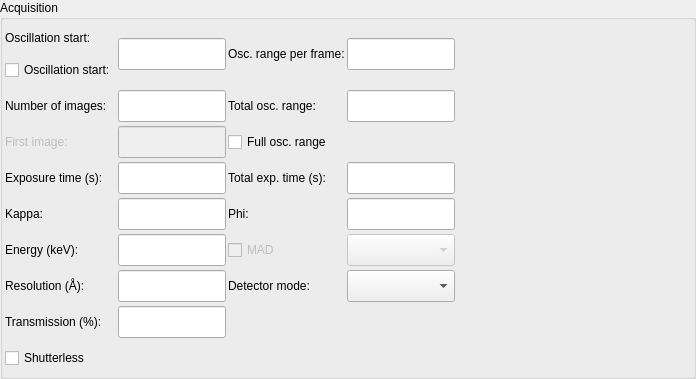
<?xml version="1.0" encoding="UTF-8"?>
<ui version="4.0">
 <class>AcquisitionWidgetVerticalLayout</class>
 <widget class="QWidget" name="AcquisitionWidgetVerticalLayout">
  <property name="geometry">
   <rect>
    <x>0</x>
    <y>0</y>
    <width>696</width>
    <height>344</height>
   </rect>
  </property>
  <property name="sizePolicy">
   <sizepolicy hsizetype="Preferred" vsizetype="Preferred">
    <horstretch>0</horstretch>
    <verstretch>0</verstretch>
   </sizepolicy>
  </property>
  <property name="maximumSize">
   <size>
    <width>32767</width>
    <height>32767</height>
   </size>
  </property>
  <property name="windowTitle">
   <string>Acquisition widget</string>
  </property>
  <layout class="QGridLayout" name="gridLayout">
   <property name="margin">
    <number>0</number>
   </property>
   <item row="0" column="0">
    <widget class="QGroupBox" name="acq_gbox">
     <property name="sizePolicy">
      <sizepolicy hsizetype="Preferred" vsizetype="Fixed">
       <horstretch>0</horstretch>
       <verstretch>0</verstretch>
      </sizepolicy>
     </property>
     <property name="maximumSize">
      <size>
       <width>32767</width>
       <height>32767</height>
      </size>
     </property>
     <property name="title">
      <string>Acquisition</string>
     </property>
     <layout class="QGridLayout" name="gridLayout_2">
      <property name="margin">
       <number>2</number>
      </property>
      <property name="spacing">
       <number>2</number>
      </property>
      <item row="0" column="0">
       <layout class="QGridLayout" name="gridLayout_3">
        <property name="horizontalSpacing">
         <number>2</number>
        </property>
        <property name="verticalSpacing">
         <number>4</number>
        </property>
        <property name="leftMargin">
         <number>0</number>
        </property>
        <property name="topMargin">
         <number>0</number>
        </property>
        <item row="2" column="0">
         <widget class="QLabel" name="first_image_label">
          <property name="enabled">
           <bool>false</bool>
          </property>
          <property name="minimumSize">
           <size>
            <width>0</width>
            <height>32</height>
           </size>
          </property>
          <property name="maximumSize">
           <size>
            <width>16777215</width>
            <height>32</height>
           </size>
          </property>
          <property name="text">
           <string>First image:</string>
          </property>
          <property name="wordWrap">
           <bool>false</bool>
          </property>
         </widget>
        </item>
        <item row="0" column="1">
         <widget class="QLineEdit" name="osc_start_ledit">
          <property name="enabled">
           <bool>true</bool>
          </property>
          <property name="minimumSize">
           <size>
            <width>50</width>
            <height>32</height>
           </size>
          </property>
          <property name="maximumSize">
           <size>
            <width>150</width>
            <height>32</height>
           </size>
          </property>
         </widget>
        </item>
        <item row="1" column="3">
         <widget class="QLabel" name="osc_total_range_label">
          <property name="minimumSize">
           <size>
            <width>0</width>
            <height>32</height>
           </size>
          </property>
          <property name="maximumSize">
           <size>
            <width>1500</width>
            <height>32</height>
           </size>
          </property>
          <property name="text">
           <string>Total osc. range:</string>
          </property>
         </widget>
        </item>
        <item row="1" column="1">
         <widget class="QLineEdit" name="num_images_ledit">
          <property name="minimumSize">
           <size>
            <width>50</width>
            <height>32</height>
           </size>
          </property>
          <property name="maximumSize">
           <size>
            <width>150</width>
            <height>32</height>
           </size>
          </property>
         </widget>
        </item>
        <item row="4" column="1">
         <widget class="QLineEdit" name="kappa_ledit">
          <property name="minimumSize">
           <size>
            <width>50</width>
            <height>32</height>
           </size>
          </property>
          <property name="maximumSize">
           <size>
            <width>150</width>
            <height>32</height>
           </size>
          </property>
         </widget>
        </item>
        <item row="5" column="0">
         <widget class="QLabel" name="energy_label">
          <property name="minimumSize">
           <size>
            <width>0</width>
            <height>32</height>
           </size>
          </property>
          <property name="maximumSize">
           <size>
            <width>16777215</width>
            <height>32</height>
           </size>
          </property>
          <property name="text">
           <string>Energy (keV):</string>
          </property>
          <property name="wordWrap">
           <bool>false</bool>
          </property>
         </widget>
        </item>
        <item row="7" column="0">
         <widget class="QLabel" name="transmission_label">
          <property name="sizePolicy">
           <sizepolicy hsizetype="Preferred" vsizetype="Preferred">
            <horstretch>0</horstretch>
            <verstretch>0</verstretch>
           </sizepolicy>
          </property>
          <property name="minimumSize">
           <size>
            <width>0</width>
            <height>32</height>
           </size>
          </property>
          <property name="maximumSize">
           <size>
            <width>16777215</width>
            <height>32</height>
           </size>
          </property>
          <property name="text">
           <string>Transmission (%):</string>
          </property>
          <property name="wordWrap">
           <bool>false</bool>
          </property>
         </widget>
        </item>
        <item row="5" column="1">
         <widget class="QLineEdit" name="energy_ledit">
          <property name="minimumSize">
           <size>
            <width>50</width>
            <height>32</height>
           </size>
          </property>
          <property name="maximumSize">
           <size>
            <width>150</width>
            <height>32</height>
           </size>
          </property>
         </widget>
        </item>
        <item row="3" column="0">
         <widget class="QLabel" name="exp_time_label">
          <property name="minimumSize">
           <size>
            <width>0</width>
            <height>32</height>
           </size>
          </property>
          <property name="maximumSize">
           <size>
            <width>16777215</width>
            <height>32</height>
           </size>
          </property>
          <property name="text">
           <string>Exposure time (s):</string>
          </property>
          <property name="wordWrap">
           <bool>false</bool>
          </property>
         </widget>
        </item>
        <item row="1" column="0">
         <widget class="QLabel" name="num_images_label">
          <property name="minimumSize">
           <size>
            <width>0</width>
            <height>32</height>
           </size>
          </property>
          <property name="maximumSize">
           <size>
            <width>16777215</width>
            <height>32</height>
           </size>
          </property>
          <property name="acceptDrops">
           <bool>true</bool>
          </property>
          <property name="text">
           <string>Number of images:</string>
          </property>
          <property name="wordWrap">
           <bool>false</bool>
          </property>
         </widget>
        </item>
        <item row="0" column="4">
         <widget class="QLineEdit" name="osc_range_ledit">
          <property name="minimumSize">
           <size>
            <width>50</width>
            <height>32</height>
           </size>
          </property>
          <property name="maximumSize">
           <size>
            <width>150</width>
            <height>32</height>
           </size>
          </property>
         </widget>
        </item>
        <item row="1" column="4">
         <widget class="QLineEdit" name="osc_total_range_ledit">
          <property name="sizePolicy">
           <sizepolicy hsizetype="Fixed" vsizetype="Fixed">
            <horstretch>0</horstretch>
            <verstretch>0</verstretch>
           </sizepolicy>
          </property>
          <property name="minimumSize">
           <size>
            <width>50</width>
            <height>32</height>
           </size>
          </property>
          <property name="maximumSize">
           <size>
            <width>150</width>
            <height>32</height>
           </size>
          </property>
         </widget>
        </item>
        <item row="4" column="4">
         <widget class="QLineEdit" name="kappa_phi_ledit">
          <property name="minimumSize">
           <size>
            <width>50</width>
            <height>32</height>
           </size>
          </property>
          <property name="maximumSize">
           <size>
            <width>150</width>
            <height>32</height>
           </size>
          </property>
         </widget>
        </item>
        <item row="4" column="3">
         <widget class="QLabel" name="kappa_phi_label">
          <property name="minimumSize">
           <size>
            <width>0</width>
            <height>32</height>
           </size>
          </property>
          <property name="maximumSize">
           <size>
            <width>1000</width>
            <height>32</height>
           </size>
          </property>
          <property name="text">
           <string>Phi:</string>
          </property>
          <property name="wordWrap">
           <bool>false</bool>
          </property>
         </widget>
        </item>
        <item row="5" column="3">
         <widget class="QCheckBox" name="mad_cbox">
          <property name="enabled">
           <bool>false</bool>
          </property>
          <property name="minimumSize">
           <size>
            <width>0</width>
            <height>32</height>
           </size>
          </property>
          <property name="maximumSize">
           <size>
            <width>150</width>
            <height>32</height>
           </size>
          </property>
          <property name="toolTip">
           <string>Check to use energies from energy scan</string>
          </property>
          <property name="text">
           <string>MAD</string>
          </property>
         </widget>
        </item>
        <item row="5" column="4">
         <widget class="QComboBox" name="energies_combo">
          <property name="enabled">
           <bool>false</bool>
          </property>
          <property name="minimumSize">
           <size>
            <width>50</width>
            <height>32</height>
           </size>
          </property>
          <property name="maximumSize">
           <size>
            <width>150</width>
            <height>32</height>
           </size>
          </property>
          <property name="toolTip">
           <string>Check to use energies from energy scan</string>
          </property>
         </widget>
        </item>
        <item row="2" column="3">
         <widget class="QCheckBox" name="max_osc_range_cbx">
          <property name="text">
           <string>Full osc. range</string>
          </property>
         </widget>
        </item>
        <item row="3" column="1">
         <widget class="QLineEdit" name="exp_time_ledit">
          <property name="minimumSize">
           <size>
            <width>50</width>
            <height>32</height>
           </size>
          </property>
          <property name="maximumSize">
           <size>
            <width>150</width>
            <height>32</height>
           </size>
          </property>
         </widget>
        </item>
        <item row="4" column="0">
         <widget class="QLabel" name="kappa_label">
          <property name="minimumSize">
           <size>
            <width>0</width>
            <height>32</height>
           </size>
          </property>
          <property name="maximumSize">
           <size>
            <width>16777215</width>
            <height>32</height>
           </size>
          </property>
          <property name="text">
           <string>Kappa:</string>
          </property>
          <property name="wordWrap">
           <bool>false</bool>
          </property>
         </widget>
        </item>
        <item row="6" column="1">
         <widget class="QLineEdit" name="resolution_ledit">
          <property name="minimumSize">
           <size>
            <width>50</width>
            <height>32</height>
           </size>
          </property>
          <property name="maximumSize">
           <size>
            <width>150</width>
            <height>32</height>
           </size>
          </property>
         </widget>
        </item>
        <item row="7" column="1">
         <widget class="QLineEdit" name="transmission_ledit">
          <property name="minimumSize">
           <size>
            <width>50</width>
            <height>32</height>
           </size>
          </property>
          <property name="maximumSize">
           <size>
            <width>150</width>
            <height>32</height>
           </size>
          </property>
         </widget>
        </item>
        <item row="0" column="3">
         <widget class="QLabel" name="osc_range_label">
          <property name="minimumSize">
           <size>
            <width>0</width>
            <height>32</height>
           </size>
          </property>
          <property name="maximumSize">
           <size>
            <width>1500</width>
            <height>32</height>
           </size>
          </property>
          <property name="text">
           <string>Osc. range per frame:</string>
          </property>
          <property name="wordWrap">
           <bool>false</bool>
          </property>
         </widget>
        </item>
        <item row="8" column="0">
         <widget class="QCheckBox" name="shutterless_cbx">
          <property name="minimumSize">
           <size>
            <width>0</width>
            <height>32</height>
           </size>
          </property>
          <property name="maximumSize">
           <size>
            <width>16777215</width>
            <height>32</height>
           </size>
          </property>
          <property name="text">
           <string>Shutterless</string>
          </property>
         </widget>
        </item>
        <item row="6" column="0">
         <widget class="QLabel" name="resolution_label">
          <property name="minimumSize">
           <size>
            <width>0</width>
            <height>32</height>
           </size>
          </property>
          <property name="maximumSize">
           <size>
            <width>16777215</width>
            <height>32</height>
           </size>
          </property>
          <property name="text">
           <string>Resolution (Å):</string>
          </property>
          <property name="wordWrap">
           <bool>false</bool>
          </property>
         </widget>
        </item>
        <item row="2" column="1">
         <widget class="QLineEdit" name="first_image_ledit">
          <property name="enabled">
           <bool>false</bool>
          </property>
          <property name="sizePolicy">
           <sizepolicy hsizetype="Expanding" vsizetype="Preferred">
            <horstretch>0</horstretch>
            <verstretch>0</verstretch>
           </sizepolicy>
          </property>
          <property name="minimumSize">
           <size>
            <width>50</width>
            <height>32</height>
           </size>
          </property>
          <property name="maximumSize">
           <size>
            <width>150</width>
            <height>32</height>
           </size>
          </property>
         </widget>
        </item>
        <item row="0" column="0">
         <layout class="QVBoxLayout" name="verticalLayout">
          <property name="spacing">
           <number>0</number>
          </property>
          <property name="leftMargin">
           <number>0</number>
          </property>
          <property name="topMargin">
           <number>0</number>
          </property>
          <item>
           <widget class="QLabel" name="osc_start_label">
            <property name="minimumSize">
             <size>
              <width>0</width>
              <height>32</height>
             </size>
            </property>
            <property name="maximumSize">
             <size>
              <width>16777215</width>
              <height>32</height>
             </size>
            </property>
            <property name="text">
             <string>Oscillation start:</string>
            </property>
           </widget>
          </item>
          <item>
           <widget class="QCheckBox" name="osc_start_cbox">
            <property name="sizePolicy">
             <sizepolicy hsizetype="Preferred" vsizetype="Preferred">
              <horstretch>0</horstretch>
              <verstretch>0</verstretch>
             </sizepolicy>
            </property>
            <property name="minimumSize">
             <size>
              <width>0</width>
              <height>32</height>
             </size>
            </property>
            <property name="maximumSize">
             <size>
              <width>130</width>
              <height>32</height>
             </size>
            </property>
            <property name="text">
             <string>Oscillation start:</string>
            </property>
           </widget>
          </item>
         </layout>
        </item>
        <item row="6" column="3">
         <widget class="QLabel" name="detector_roi_mode_label">
          <property name="enabled">
           <bool>true</bool>
          </property>
          <property name="sizePolicy">
           <sizepolicy hsizetype="Fixed" vsizetype="Preferred">
            <horstretch>0</horstretch>
            <verstretch>0</verstretch>
           </sizepolicy>
          </property>
          <property name="minimumSize">
           <size>
            <width>0</width>
            <height>32</height>
           </size>
          </property>
          <property name="maximumSize">
           <size>
            <width>1500</width>
            <height>32</height>
           </size>
          </property>
          <property name="text">
           <string>Detector mode:</string>
          </property>
          <property name="wordWrap">
           <bool>false</bool>
          </property>
         </widget>
        </item>
        <item row="6" column="4">
         <widget class="QComboBox" name="detector_roi_mode_combo">
          <property name="enabled">
           <bool>true</bool>
          </property>
          <property name="minimumSize">
           <size>
            <width>50</width>
            <height>32</height>
           </size>
          </property>
          <property name="maximumSize">
           <size>
            <width>150</width>
            <height>32</height>
           </size>
          </property>
          <property name="toolTip">
           <string>Select necesaary detector mode</string>
          </property>
         </widget>
        </item>
        <item row="3" column="3">
         <widget class="QLabel" name="total_exp_time_label">
          <property name="text">
           <string>Total exp. time (s):</string>
          </property>
         </widget>
        </item>
        <item row="3" column="4">
         <widget class="QLineEdit" name="exp_time_total_ledit">
          <property name="minimumSize">
           <size>
            <width>50</width>
            <height>32</height>
           </size>
          </property>
          <property name="maximumSize">
           <size>
            <width>150</width>
            <height>32</height>
           </size>
          </property>
         </widget>
        </item>
       </layout>
      </item>
      <item row="0" column="1">
       <spacer name="horizontalSpacer">
        <property name="orientation">
         <enum>Qt::Horizontal</enum>
        </property>
        <property name="sizeHint" stdset="0">
         <size>
          <width>40</width>
          <height>20</height>
         </size>
        </property>
       </spacer>
      </item>
     </layout>
    </widget>
   </item>
  </layout>
 </widget>
 <layoutdefault spacing="6" margin="11"/>
 <pixmapfunction>qPixmapFromMimeSource</pixmapfunction>
 <resources/>
 <connections>
  <connection>
   <sender>max_osc_range_cbx</sender>
   <signal>toggled(bool)</signal>
   <receiver>osc_total_range_label</receiver>
   <slot>setDisabled(bool)</slot>
   <hints>
    <hint type="sourcelabel">
     <x>296</x>
     <y>122</y>
    </hint>
    <hint type="destinationlabel">
     <x>318</x>
     <y>90</y>
    </hint>
   </hints>
  </connection>
  <connection>
   <sender>max_osc_range_cbx</sender>
   <signal>toggled(bool)</signal>
   <receiver>osc_total_range_ledit</receiver>
   <slot>setDisabled(bool)</slot>
   <hints>
    <hint type="sourcelabel">
     <x>358</x>
     <y>118</y>
    </hint>
    <hint type="destinationlabel">
     <x>404</x>
     <y>92</y>
    </hint>
   </hints>
  </connection>
  <connection>
   <sender>max_osc_range_cbx</sender>
   <signal>toggled(bool)</signal>
   <receiver>osc_start_label</receiver>
   <slot>setDisabled(bool)</slot>
   <hints>
    <hint type="sourcelabel">
     <x>275</x>
     <y>121</y>
    </hint>
    <hint type="destinationlabel">
     <x>79</x>
     <y>36</y>
    </hint>
   </hints>
  </connection>
  <connection>
   <sender>max_osc_range_cbx</sender>
   <signal>toggled(bool)</signal>
   <receiver>osc_start_ledit</receiver>
   <slot>setDisabled(bool)</slot>
   <hints>
    <hint type="sourcelabel">
     <x>340</x>
     <y>118</y>
    </hint>
    <hint type="destinationlabel">
     <x>183</x>
     <y>47</y>
    </hint>
   </hints>
  </connection>
  <connection>
   <sender>max_osc_range_cbx</sender>
   <signal>toggled(bool)</signal>
   <receiver>osc_range_label</receiver>
   <slot>setDisabled(bool)</slot>
   <hints>
    <hint type="sourcelabel">
     <x>336</x>
     <y>124</y>
    </hint>
    <hint type="destinationlabel">
     <x>284</x>
     <y>50</y>
    </hint>
   </hints>
  </connection>
  <connection>
   <sender>max_osc_range_cbx</sender>
   <signal>toggled(bool)</signal>
   <receiver>osc_range_ledit</receiver>
   <slot>setDisabled(bool)</slot>
   <hints>
    <hint type="sourcelabel">
     <x>339</x>
     <y>114</y>
    </hint>
    <hint type="destinationlabel">
     <x>416</x>
     <y>48</y>
    </hint>
   </hints>
  </connection>
 </connections>
</ui>
